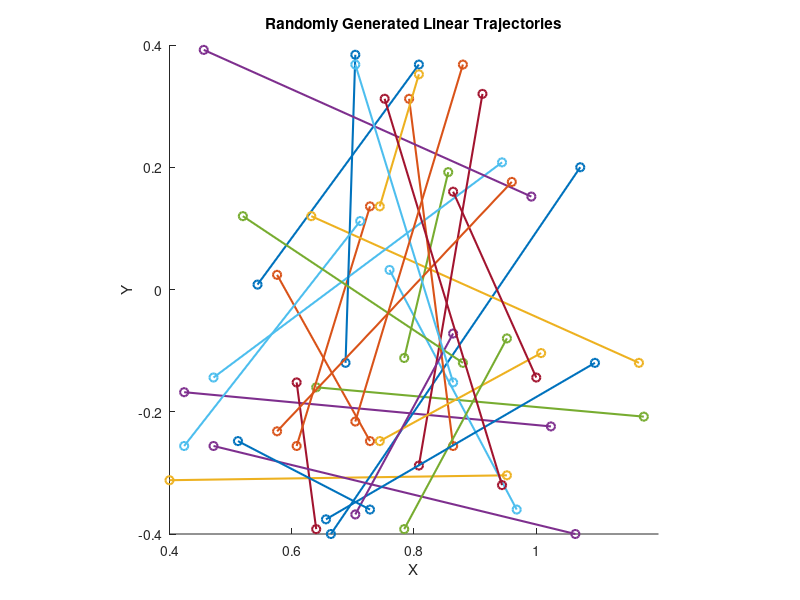

This figure's MATLAB source:
% Generating random linear task-space trajectories for evaluating the effective mass
% optimization

% Andrew SaLoutos
% 4/16/2021

%% Setup parameters

N = 30; % number of trajectories

% choose to discretize arena space, pick random points, rather than generate random coordinates 
steps = 101;
arena_x = linspace( 0.4, 1.2, steps);
arena_y = linspace(-0.4, 0.4, steps);

min_traj_length = 0.2; % minimum length of trajectory

trajectories = zeros(4,N); % each column is [x0;xf;y0;yf;]
% eventually save longer sets of points? or let optimization script run linspace() to fill in trajectories

%% Select trajectory endpoints

% for N trajectories...
for ii=1:N
    % uniform random sample for first and second points
    pt1 = [arena_x(randi(steps));arena_y(randi(steps))];
    pt2 = [arena_x(randi(steps));arena_y(randi(steps))];
    while norm((pt2-pt1))<min_traj_length % ensure trajectory is long enough
        pt2 = [arena_x(randi(steps));arena_y(randi(steps))];
    end
    % save data
    trajectories(:,ii) = [pt1(1);pt2(1);pt1(2);pt2(2)];
end

%% Plot random trajectories
figure; hold on;
for ii=1:N
    plot(trajectories(1:2,ii),trajectories(3:4,ii),'o-','LineWidth',1.5);
end
axis equal;
xlim([arena_x(1),arena_x(end)]); ylim([arena_y(1),arena_y(end)]);
xlabel('X'); ylabel('Y'); title('Randomly Generated Linear Trajectories');
